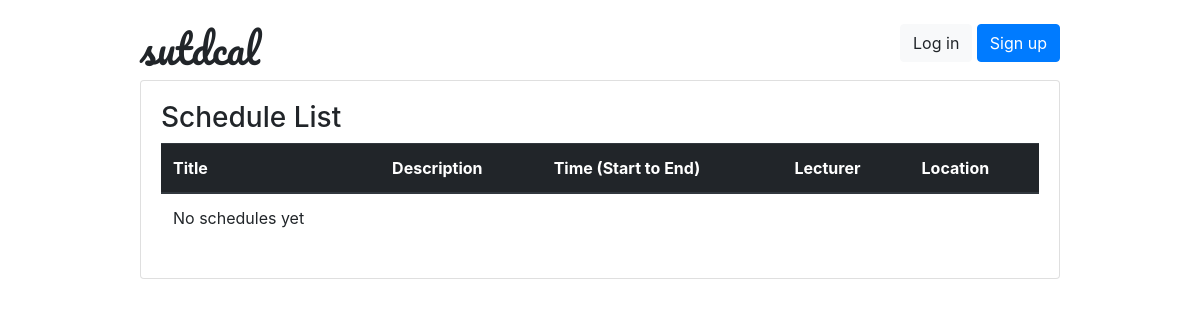
Before: /schedule/ with the older database file.
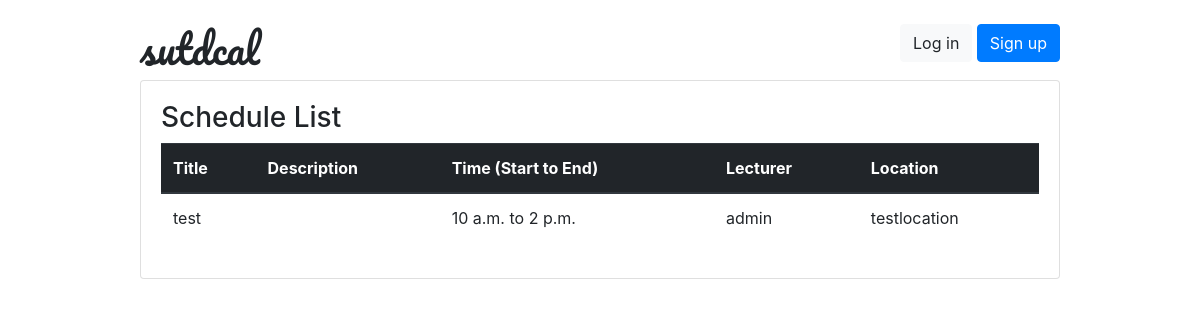
After: the same page with the newer database file.
### schedule/models.py (models this page shows, shortened)
class Schedule(models.Model):
    title = models.CharField(max_length=120)
    description = models.TextField(blank=True, null=True)
    start_time = models.TimeField()
    end_time = models.TimeField()
    lecturer = models.CharField(max_length=50)
    location = models.CharField(max_length=50)

### schedule/views.py (the view)
# urls.py: path('', ScheduleListView.as_view(), name='list'),
class ScheduleListView(ListView):
	model = Schedule
	template_name = "schedule/schedule_list.html"
	queryset = Schedule.objects.all()

### schedule/templates/schedule/schedule_list.html (shortened to what this page needs)
{% extends 'base.html' %}
{% block content %}
	<h3>Schedule List</h3>
	<table  class="table table-hover">
		<thead class="thead-dark">
			<tr>
			    <th scope="col">Title</th>
			    <th scope="col">Description</th>
			    <th scope="col">Time (Start to End)</th>
			    <th scope="col">Lecturer</th>
			    <th scope="col">Location </th>
		  	</tr>
			{% for item in object_list %}
		    	 <tr>
					<td>{{ item.title }} </td>
					<td>{{ item.description }}</td>
					<td>{{ item.start_time }} to {{ item.end_time }}</td>
					<td>{{ item.lecturer }} </td>
					<td>{{ item.location }}</td>
				</tr>
	   	{% empty %}
	    	<tr>
				<td>No schedules yet </td>
				<td></td>
				<td></td>
	    	</tr>
		{% endfor %}
	</table>
{% endblock %}

Changed rows visible on the page:
added Schedule: title "test", start_time "10 a.m.", end_time "2 p.m.", lecturer "admin", location "testlocation"
Other visible differences:
text no longer shown: "No schedules yet"
